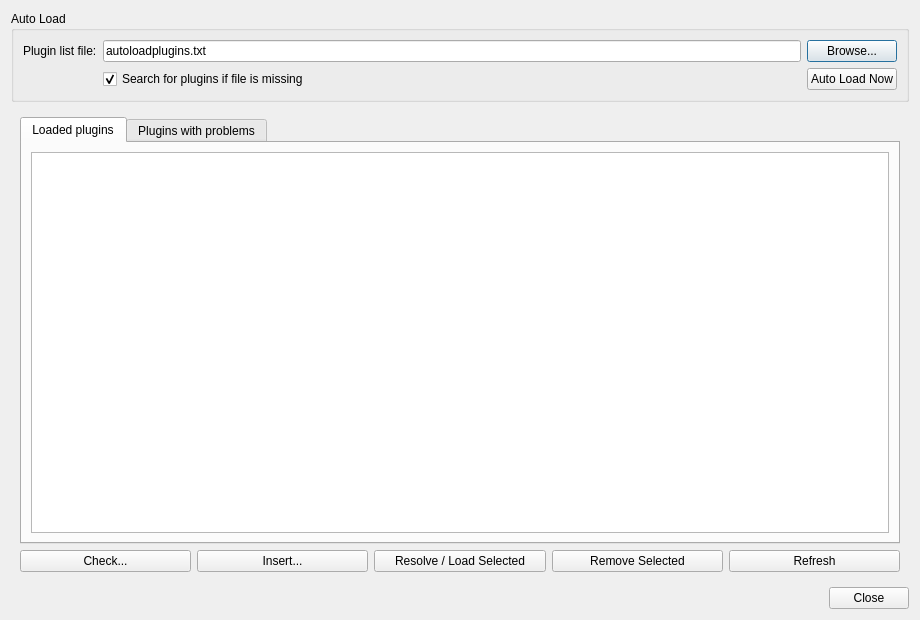
<?xml version="1.0" encoding="UTF-8"?>
<ui version="4.0">
 <class>DialogPluginManager</class>
 <widget class="QDialog" name="DialogPluginManager">
  <property name="windowModality">
   <enum>Qt::WindowModal</enum>
  </property>
  <property name="geometry">
   <rect>
    <x>0</x>
    <y>0</y>
    <width>920</width>
    <height>620</height>
   </rect>
  </property>
  <property name="windowTitle">
   <string>Plugin Manager</string>
  </property>
  <layout class="QVBoxLayout" name="verticalLayout">
   <item>
    <widget class="QGroupBox" name="groupBoxAutoload">
     <property name="sizePolicy">
      <sizepolicy hsizetype="Preferred" vsizetype="Maximum">
       <horstretch>0</horstretch>
       <verstretch>0</verstretch>
      </sizepolicy>
     </property>
     <property name="title">
      <string>Auto Load</string>
     </property>
     <layout class="QGridLayout" name="gridLayoutAutoload">
      <item row="0" column="0">
       <widget class="QLabel" name="labelAutoloadFilename">
        <property name="text">
         <string>Plugin list file:</string>
        </property>
        <property name="buddy">
         <cstring>lineEditAutoloadFilename</cstring>
        </property>
       </widget>
      </item>
      <item row="0" column="1">
       <widget class="QLineEdit" name="lineEditAutoloadFilename">
        <property name="text">
         <string>autoloadplugins.txt</string>
        </property>
       </widget>
      </item>
      <item row="0" column="2">
       <widget class="QPushButton" name="pushButtonBrowseAutoload">
        <property name="text">
         <string>Browse...</string>
        </property>
       </widget>
      </item>
      <item row="1" column="1">
       <widget class="QCheckBox" name="checkBoxFallbackDiscovery">
        <property name="text">
         <string>Search for plugins if file is missing</string>
        </property>
        <property name="checked">
         <bool>true</bool>
        </property>
       </widget>
      </item>
      <item row="1" column="2">
       <widget class="QPushButton" name="pushButtonAutoLoadNow">
        <property name="text">
         <string>Auto Load Now</string>
        </property>
       </widget>
      </item>
     </layout>
    </widget>
   </item>
   <item>
    <widget class="QWidget" name="layoutWidgetPlugins">
     <property name="sizePolicy">
      <sizepolicy hsizetype="Expanding" vsizetype="Expanding">
       <horstretch>0</horstretch>
       <verstretch>1</verstretch>
      </sizepolicy>
     </property>
      <layout class="QVBoxLayout" name="verticalLayoutPlugins">
       <item>
        <widget class="QTabWidget" name="tabWidgetPluginTables">
         <property name="sizePolicy">
          <sizepolicy hsizetype="Expanding" vsizetype="Expanding">
           <horstretch>0</horstretch>
           <verstretch>1</verstretch>
          </sizepolicy>
         </property>
         <property name="currentIndex">
          <number>0</number>
         </property>
         <widget class="QWidget" name="tabLoadedPlugins">
          <attribute name="title">
           <string>Loaded plugins</string>
          </attribute>
          <layout class="QVBoxLayout" name="verticalLayoutLoadedPlugins">
           <item>
            <widget class="QTableWidget" name="tableWidgetPlugins">
             <property name="editTriggers">
              <set>QAbstractItemView::NoEditTriggers</set>
             </property>
             <property name="alternatingRowColors">
              <bool>true</bool>
             </property>
             <property name="selectionMode">
              <enum>QAbstractItemView::SingleSelection</enum>
             </property>
             <property name="selectionBehavior">
              <enum>QAbstractItemView::SelectRows</enum>
             </property>
             <property name="sortingEnabled">
              <bool>true</bool>
             </property>
            </widget>
           </item>
          </layout>
         </widget>
         <widget class="QWidget" name="tabPluginIssues">
          <attribute name="title">
           <string>Plugins with problems</string>
          </attribute>
          <layout class="QVBoxLayout" name="verticalLayoutPluginIssues">
           <item>
            <widget class="QTableWidget" name="tableWidgetPluginIssues">
             <property name="editTriggers">
              <set>QAbstractItemView::NoEditTriggers</set>
             </property>
             <property name="alternatingRowColors">
              <bool>true</bool>
             </property>
             <property name="selectionMode">
              <enum>QAbstractItemView::SingleSelection</enum>
             </property>
             <property name="selectionBehavior">
              <enum>QAbstractItemView::SelectRows</enum>
             </property>
            </widget>
           </item>
          </layout>
         </widget>
        </widget>
       </item>
       <item>
        <layout class="QHBoxLayout" name="horizontalLayoutActions">
         <item>
          <widget class="QPushButton" name="pushButtonCheck">
           <property name="text">
            <string>Check...</string>
           </property>
          </widget>
         </item>
         <item>
          <widget class="QPushButton" name="pushButtonInsert">
           <property name="text">
            <string>Insert...</string>
           </property>
          </widget>
         </item>
         <item>
          <widget class="QPushButton" name="pushButtonResolveSelected">
           <property name="text">
            <string>Resolve / Load Selected</string>
           </property>
          </widget>
         </item>
         <item>
          <widget class="QPushButton" name="pushButtonRemove">
           <property name="text">
            <string>Remove Selected</string>
           </property>
          </widget>
         </item>
         <item>
          <widget class="QPushButton" name="pushButtonRefresh">
           <property name="text">
            <string>Refresh</string>
           </property>
          </widget>
         </item>
        </layout>
       </item>
      </layout>
     </widget>
   </item>
   <item>
    <widget class="QDialogButtonBox" name="buttonBox">
     <property name="orientation">
      <enum>Qt::Horizontal</enum>
     </property>
     <property name="standardButtons">
      <set>QDialogButtonBox::Close</set>
     </property>
    </widget>
   </item>
  </layout>
 </widget>
 <tabstops>
  <tabstop>lineEditAutoloadFilename</tabstop>
  <tabstop>pushButtonBrowseAutoload</tabstop>
  <tabstop>checkBoxFallbackDiscovery</tabstop>
  <tabstop>pushButtonAutoLoadNow</tabstop>
  <tabstop>tabWidgetPluginTables</tabstop>
  <tabstop>tableWidgetPlugins</tabstop>
  <tabstop>tableWidgetPluginIssues</tabstop>
  <tabstop>pushButtonCheck</tabstop>
  <tabstop>pushButtonInsert</tabstop>
  <tabstop>pushButtonResolveSelected</tabstop>
  <tabstop>pushButtonRemove</tabstop>
  <tabstop>pushButtonRefresh</tabstop>
 </tabstops>
 <resources/>
 <connections>
  <connection>
   <sender>buttonBox</sender>
   <signal>rejected()</signal>
   <receiver>DialogPluginManager</receiver>
   <slot>reject()</slot>
   <hints>
    <hint type="sourcelabel">
     <x>848</x>
     <y>592</y>
    </hint>
    <hint type="destinationlabel">
     <x>460</x>
     <y>310</y>
    </hint>
   </hints>
  </connection>
 </connections>
</ui>
